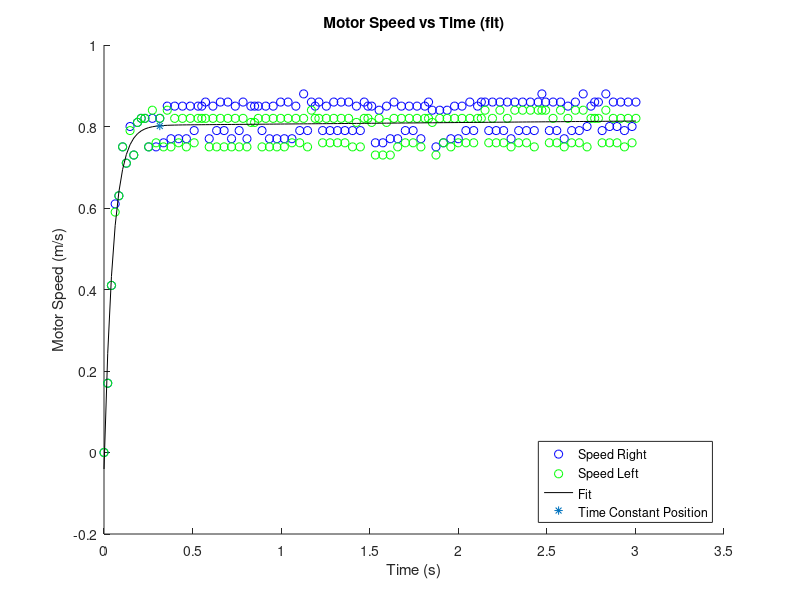

This figure's MATLAB source: (Note: this script raises an error after producing the figure.)
load('motorCalData.mat')

clf;
timeAdj = (time - 3001)/1000;

% find the mean between the two lines
speedNorm = (speedR - speedL)/2 + speedL;
% cftool(timeAdj, speedNorm) % find the curve to fit the motor
a = 0.8024;
b = 0.004539;
c = -0.8429;
d = -19.56;
fit = a.*exp(b.*timeAdj) + c.*exp(d.*timeAdj);

K = max(fit); % steady state
steadyState = .985*K;
timeConstantPos = find(fit>steadyState,1);
tau = timeAdj(timeConstantPos); % time constant: find the time where is practicially at steady state
a = 1/tau;
b = K;

hold on;
plot(timeAdj, speedR, 'bo')
plot(timeAdj, speedL, 'go')
plot(timeAdj, fit, 'k')
scatter(tau, steadyState, '*')
% plot(timeAdj, speedNorm, 'mo')
hold off;

title('Motor Speed vs Time (fit)')
xlabel('Time (s)')
ylabel('Motor Speed (m/s)')
legend({'Speed Right', 'Speed Left', 'Fit', 'Time Constant Position'}, 'Location','southeast')

str = ["Steady state: " + num2str(K) + " m/s", "Time Constant: " + num2str(tau), "a: " + num2str(a), "b: " + num2str(b)];
t = annotation('textbox', 'String', str, 'BackgroundColor', 'white', 'Position', [.21, .18, .1, .1]);
sz = t.FontSize;
t.FontSize = 10;